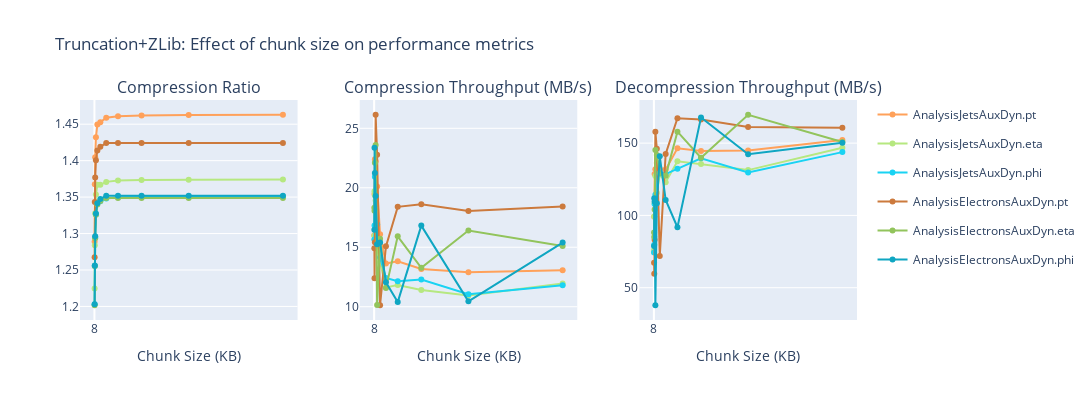
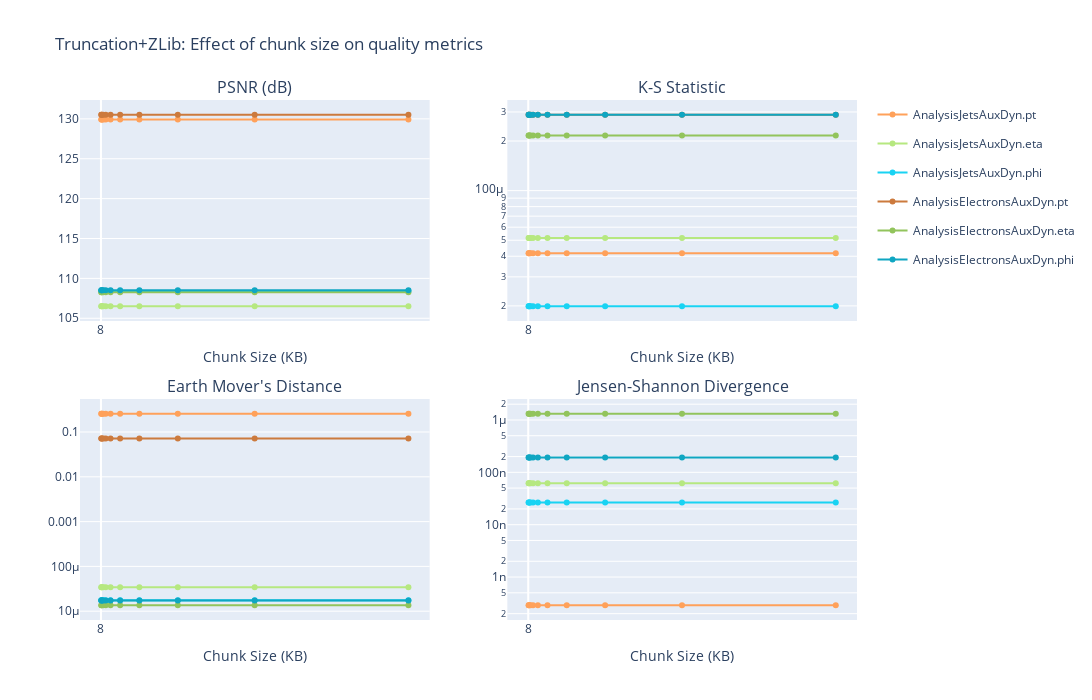

Source (notebook cell) for these figures, in order:
### Markdown cell above
# Visualization

### Code cell
import pandas as pd
import plotly.express as px
import plotly.graph_objects as go
from plotly.subplots import make_subplots

# Assuming df is already loaded

# Color mapping: group by variable type (.pt, .eta, .phi) with shades within each family
branches = df['config.branches'].unique()

# Color families for each variable type
color_families = {
    # Orange family (from #FFA15A)
    '.pt': ['#FFA15A', '#CC7A3D', '#FFB87D', '#994F1A'],
    # Purple family (from #AB63FA)
    # 'purple': ['#AB63FA', '#8344CC', '#C490FF', '#5C2299'],
    # Pink family (from #FF6692)
    # 'pink': ['#FF6692', '#CC4570', '#FF94B3', '#992244'],
    # Lime/yellow-green family (from #B6E880)
    '.eta': ['#B6E880', '#92C45C', '#CEFF9F', '#6B9933'],
    # Cyan family (from #19D3F3)
    '.phi': ['#19D3F3', '#0FA6C2', '#5DE3FF', '#067891'],
}

# Count how many branches per family to assign shades
family_counts = {key: 0 for key in color_families}
colors = {}
other_idx = 0

for branch in branches:
    assigned = False
    for suffix, palette in color_families.items():
        if suffix in branch:
            idx = family_counts[suffix]
            colors[branch] = palette[idx % len(palette)]
            family_counts[suffix] += 1
            assigned = True
            break
    # if not assigned:
    #     colors[branch] = fallback_colors[other_idx % len(fallback_colors)]
    #     other_idx += 1

# Ensure truncBits is numeric and get tick values
df['config.compressor_config.truncBits'] = pd.to_numeric(df['config.compressor_config.truncBits'])
tickvals = sorted(df['config.compressor_config.truncBits'].unique())

# =============================================================================
# Figure 1: System Metrics (ratio, compression/decompression throughput)
# =============================================================================
fig_system = make_subplots(
    rows=1, cols=3,
    subplot_titles=(
        'Compression Ratio',
        'Compression Throughput (MB/s)',
        'Decompression Throughput (MB/s)'
    ),
    horizontal_spacing=0.08
)

for branch in branches:
    branch_data = df[df['config.branches'] == branch].sort_values('config.compressor_config.truncBits')
    color = colors[branch]
    
    fig_system.add_trace(go.Scatter(
        x=branch_data['config.chunk_size'], 
        y=branch_data['results.compression_ratio'],
        mode='lines+markers',
        name=branch,
        legendgroup=branch,
        line=dict(color=color),
        marker=dict(color=color)
    ), row=1, col=1)
    
    fig_system.add_trace(go.Scatter(
        x=branch_data['config.chunk_size'], 
        y=branch_data['results.compression_throughput_mbps'],
        mode='lines+markers',
        name=branch,
        legendgroup=branch,
        showlegend=False,
        line=dict(color=color),
        marker=dict(color=color)
    ), row=1, col=2)
    
    fig_system.add_trace(go.Scatter(
        x=branch_data['config.chunk_size'], 
        y=branch_data['results.decompression_throughput_mbps'],
        mode='lines+markers',
        name=branch,
        legendgroup=branch,
        showlegend=False,
        line=dict(color=color),
        marker=dict(color=color)
    ), row=1, col=3)


# =============================================================================
# Figure 2: Quality Metrics (PSNR, K-S, EMD, JS divergence)
# =============================================================================
fig_quality = make_subplots(
    rows=2, cols=2,
    subplot_titles=(
        'PSNR (dB)',
        'K-S Statistic',
        'Earth Mover\'s Distance',
        'Jensen-Shannon Divergence'
    ),
    horizontal_spacing=0.1,
    vertical_spacing=0.15
)

for branch in branches:
    branch_data = df[df['config.branches'] == branch].sort_values('config.compressor_config.truncBits')
    color = colors[branch]
    
    fig_quality.add_trace(go.Scatter(
        x=branch_data['config.chunk_size'], 
        y=branch_data['results.psnr'],
        mode='lines+markers',
        name=branch,
        legendgroup=branch,
        line=dict(color=color),
        marker=dict(color=color)
    ), row=1, col=1)
    
    fig_quality.add_trace(go.Scatter(
        x=branch_data['config.chunk_size'], 
        y=branch_data['results.ks_statistic'],
        mode='lines+markers',
        name=branch,
        legendgroup=branch,
        showlegend=False,
        line=dict(color=color),
        marker=dict(color=color)
    ), row=1, col=2)
    
    fig_quality.add_trace(go.Scatter(
        x=branch_data['config.chunk_size'], 
        y=branch_data['results.earth_mover_distance'],
        mode='lines+markers',
        name=branch,
        legendgroup=branch,
        showlegend=False,
        line=dict(color=color),
        marker=dict(color=color)
    ), row=2, col=1)
    
    fig_quality.add_trace(go.Scatter(
        x=branch_data['config.chunk_size'], 
        y=branch_data['results.jensen_shannon_divergence'],
        mode='lines+markers',
        name=branch,
        legendgroup=branch,
        showlegend=False,
        line=dict(color=color),
        marker=dict(color=color)
    ), row=2, col=2)

# Update layouts and display

fig_system.update_xaxes(tickvals=tickvals, ticktext=tickvals, title_text='Chunk Size (KB)')
fig_system.update_layout(
    height=400,
    width=1600,
    title_text="Truncation+ZLib: Effect of chunk size on performance metrics",
)

fig_quality.update_xaxes(tickvals=tickvals, ticktext=tickvals, title_text='Chunk Size (KB)')
fig_quality.update_yaxes(type='log', row=1, col=2)  # K-S on log scale
fig_quality.update_yaxes(type='log', row=2, col=1)  # EMD on log scale
fig_quality.update_yaxes(type='log', row=2, col=2)  # JS Divergence on log scale
fig_quality.update_layout(
    height=700,
    width=1200,
    title_text="Truncation+ZLib: Effect of chunk size on quality metrics",
)

# Show both
fig_system.show()
fig_quality.show()

# Optionally save
# fig_system.write_html('truncation_system_metrics.html')
# fig_quality.write_html('truncation_quality_metrics.html')

### Figure 1 — Plotly figure (JSON) as saved in the notebook; plotly's stock layout.template omitted (floating-point values rounded to 4 significant figures)
{"data": [{"legendgroup": "AnalysisJetsAuxDyn.pt", "line": {"color": "#FFA15A"}, "marker": {"color": "#FFA15A"}, "mode": "lines+markers", "name": "AnalysisJetsAuxDyn.pt", "type": "scatter", "x": [1024, 2048, 4096, 8192, 16384, 32768, 65536, 131072, 262144, 524288, 1048576], "xaxis": "x", "y": [1.289, 1.368, 1.405, 1.432, 1.45, 1.453, 1.459, 1.461, 1.462, 1.463, 1.463], "yaxis": "y"}, {"legendgroup": "AnalysisJetsAuxDyn.pt", "line": {"color": "#FFA15A"}, "marker": {"color": "#FFA15A"}, "mode": "lines+markers", "name": "AnalysisJetsAuxDyn.pt", "showlegend": false, "type": "scatter", "x": [1024, 2048, 4096, 8192, 16384, 32768, 65536, 131072, 262144, 524288, 1048576], "xaxis": "x2", "y": [16.0, 19.47, 22.41, 22.24, 20.1, 16.1, 13.63, 13.83, 13.17, 12.89, 13.06], "yaxis": "y2"}, {"legendgroup": "AnalysisJetsAuxDyn.pt", "line": {"color": "#FFA15A"}, "marker": {"color": "#FFA15A"}, "mode": "lines+markers", "name": "AnalysisJetsAuxDyn.pt", "showlegend": false, "type": "scatter", "x": [1024, 2048, 4096, 8192, 16384, 32768, 65536, 131072, 262144, 524288, 1048576], "xaxis": "x3", "y": [74.76, 99.03, 128.7, 132.0, 136.3, 132.2, 131.7, 146.4, 144.6, 145.0, 152.2], "yaxis": "y3"}, {"legendgroup": "AnalysisJetsAuxDyn.eta", "line": {"color": "#B6E880"}, "marker": {"color": "#B6E880"}, "mode": "lines+markers", "name": "AnalysisJetsAuxDyn.eta", "type": "scatter", "x": [1024, 2048, 4096, 8192, 16384, 32768, 65536, 131072, 262144, 524288, 1048576], "xaxis": "x", "y": [1.225, 1.284, 1.328, 1.354, 1.367, 1.367, 1.371, 1.373, 1.374, 1.374, 1.374], "yaxis": "y"}, {"legendgroup": "AnalysisJetsAuxDyn.eta", "line": {"color": "#B6E880"}, "marker": {"color": "#B6E880"}, "mode": "lines+markers", "name": "AnalysisJetsAuxDyn.eta", "showlegend": false, "type": "scatter", "x": [1024, 2048, 4096, 8192, 16384, 32768, 65536, 131072, 262144, 524288, 1048576], "xaxis": "x2", "y": [15.96, 19.71, 19.34, 18.93, 14.86, 13.75, 11.63, 11.83, 11.42, 10.94, 11.96], "yaxis": "y2"}, {"legendgroup": "AnalysisJetsAuxDyn.eta", "line": {"color": "#B6E880"}, "marker": {"color": "#B6E880"}, "mode": "lines+markers", "name": "AnalysisJetsAuxDyn.eta", "showlegend": false, "type": "scatter", "x": [1024, 2048, 4096, 8192, 16384, 32768, 65536, 131072, 262144, 524288, 1048576], "xaxis": "x3", "y": [76.02, 99.27, 108.2, 127.2, 115.7, 128.3, 123.0, 137.5, 135.6, 131.3, 146.9], "yaxis": "y3"}, {"legendgroup": "AnalysisJetsAuxDyn.phi", "line": {"color": "#19D3F3"}, "marker": {"color": "#19D3F3"}, "mode": "lines+markers", "name": "AnalysisJetsAuxDyn.phi", "type": "scatter", "x": [1024, 2048, 4096, 8192, 16384, 32768, 65536, 131072, 262144, 524288, 1048576], "xaxis": "x", "y": [1.203, 1.256, 1.295, 1.326, 1.342, 1.344, 1.348, 1.35, 1.35, 1.351, 1.351], "yaxis": "y"}, {"legendgroup": "AnalysisJetsAuxDyn.phi", "line": {"color": "#19D3F3"}, "marker": {"color": "#19D3F3"}, "mode": "lines+markers", "name": "AnalysisJetsAuxDyn.phi", "showlegend": false, "type": "scatter", "x": [1024, 2048, 4096, 8192, 16384, 32768, 65536, 131072, 262144, 524288, 1048576], "xaxis": "x2", "y": [15.65, 16.83, 20.92, 18.27, 16.93, 14.13, 12.42, 12.14, 12.29, 11.05, 11.8], "yaxis": "y2"}, {"legendgroup": "AnalysisJetsAuxDyn.phi", "line": {"color": "#19D3F3"}, "marker": {"color": "#19D3F3"}, "mode": "lines+markers", "name": "AnalysisJetsAuxDyn.phi", "showlegend": false, "type": "scatter", "x": [1024, 2048, 4096, 8192, 16384, 32768, 65536, 131072, 262144, 524288, 1048576], "xaxis": "x3", "y": [74.41, 79.76, 107.8, 114.3, 128.9, 129.0, 128.6, 132.3, 139.5, 129.7, 143.8], "yaxis": "y3"}, {"legendgroup": "AnalysisElectronsAuxDyn.pt", "line": {"color": "#CC7A3D"}, "marker": {"color": "#CC7A3D"}, "mode": "lines+markers", "name": "AnalysisElectronsAuxDyn.pt", "type": "scatter", "x": [1024, 2048, 4096, 8192, 16384, 32768, 65536, 131072, 262144, 524288, 1048576], "xaxis": "x", "y": [1.267, 1.343, 1.377, 1.401, 1.414, 1.419, 1.424, 1.424, 1.424, 1.424, 1.424], "yaxis": "y"}, {"legendgroup": "AnalysisElectronsAuxDyn.pt", "line": {"color": "#CC7A3D"}, "marker": {"color": "#CC7A3D"}, "mode": "lines+markers", "name": "AnalysisElectronsAuxDyn.pt", "showlegend": false, "type": "scatter", "x": [1024, 2048, 4096, 8192, 16384, 32768, 65536, 131072, 262144, 524288, 1048576], "xaxis": "x2", "y": [14.91, 12.4, 15.42, 26.14, 22.79, 10.12, 15.07, 18.4, 18.61, 18.05, 18.43], "yaxis": "y2"}, {"legendgroup": "AnalysisElectronsAuxDyn.pt", "line": {"color": "#CC7A3D"}, "marker": {"color": "#CC7A3D"}, "mode": "lines+markers", "name": "AnalysisElectronsAuxDyn.pt", "showlegend": false, "type": "scatter", "x": [1024, 2048, 4096, 8192, 16384, 32768, 65536, 131072, 262144, 524288, 1048576], "xaxis": "x3", "y": [67.21, 59.59, 83.23, 157.9, 146.1, 71.9, 142.5, 167.2, 166.3, 161.1, 160.7], "yaxis": "y3"}, {"legendgroup": "AnalysisElectronsAuxDyn.eta", "line": {"color": "#92C45C"}, "marker": {"color": "#92C45C"}, "mode": "lines+markers", "name": "AnalysisElectronsAuxDyn.eta", "type": "scatter", "x": [1024, 2048, 4096, 8192, 16384, 32768, 65536, 131072, 262144, 524288, 1048576], "xaxis": "x", "y": [1.202, 1.256, 1.293, 1.326, 1.34, 1.345, 1.349, 1.349, 1.349, 1.349, 1.349], "yaxis": "y"}, {"legendgroup": "AnalysisElectronsAuxDyn.eta", "line": {"color": "#92C45C"}, "marker": {"color": "#92C45C"}, "mode": "lines+markers", "name": "AnalysisElectronsAuxDyn.eta", "showlegend": false, "type": "scatter", "x": [1024, 2048, 4096, 8192, 16384, 32768, 65536, 131072, 262144, 524288, 1048576], "xaxis": "x2", "y": [18.33, 18.07, 22.09, 23.6, 10.15, 15.71, 11.57, 15.92, 13.28, 16.41, 15.1], "yaxis": "y2"}, {"legendgroup": "AnalysisElectronsAuxDyn.eta", "line": {"color": "#92C45C"}, "marker": {"color": "#92C45C"}, "mode": "lines+markers", "name": "AnalysisElectronsAuxDyn.eta", "showlegend": false, "type": "scatter", "x": [1024, 2048, 4096, 8192, 16384, 32768, 65536, 131072, 262144, 524288, 1048576], "xaxis": "x3", "y": [88.21, 85.08, 104.1, 145.3, 141.7, 129.1, 127.4, 157.9, 139.9, 169.6, 150.7], "yaxis": "y3"}, {"legendgroup": "AnalysisElectronsAuxDyn.phi", "line": {"color": "#0FA6C2"}, "marker": {"color": "#0FA6C2"}, "mode": "lines+markers", "name": "AnalysisElectronsAuxDyn.phi", "type": "scatter", "x": [1024, 2048, 4096, 8192, 16384, 32768, 65536, 131072, 262144, 524288, 1048576], "xaxis": "x", "y": [1.203, 1.256, 1.296, 1.327, 1.342, 1.347, 1.352, 1.352, 1.352, 1.352, 1.352], "yaxis": "y"}, {"legendgroup": "AnalysisElectronsAuxDyn.phi", "line": {"color": "#0FA6C2"}, "marker": {"color": "#0FA6C2"}, "mode": "lines+markers", "name": "AnalysisElectronsAuxDyn.phi", "showlegend": false, "type": "scatter", "x": [1024, 2048, 4096, 8192, 16384, 32768, 65536, 131072, 262144, 524288, 1048576], "xaxis": "x2", "y": [16.48, 23.37, 21.25, 19.32, 15.25, 15.39, 12.05, 10.39, 16.82, 10.45, 15.39], "yaxis": "y2"}, {"legendgroup": "AnalysisElectronsAuxDyn.phi", "line": {"color": "#0FA6C2"}, "marker": {"color": "#0FA6C2"}, "mode": "lines+markers", "name": "AnalysisElectronsAuxDyn.phi", "showlegend": false, "type": "scatter", "x": [1024, 2048, 4096, 8192, 16384, 32768, 65536, 131072, 262144, 524288, 1048576], "xaxis": "x3", "y": [78.82, 111.8, 109.7, 37.86, 108.4, 140.9, 110.7, 91.82, 167.8, 142.3, 150.3], "yaxis": "y3"}], "layout": {"annotations": [{"font": {"size": 16}, "showarrow": false, "text": "Compression Ratio", "x": 0.14, "xanchor": "center", "xref": "paper", "y": 1, "yanchor": "bottom", "yref": "paper"}, {"font": {"size": 16}, "showarrow": false, "text": "Compression Throughput (MB/s)", "x": 0.5, "xanchor": "center", "xref": "paper", "y": 1, "yanchor": "bottom", "yref": "paper"}, {"font": {"size": 16}, "showarrow": false, "text": "Decompression Throughput (MB/s)", "x": 0.86, "xanchor": "center", "xref": "paper", "y": 1, "yanchor": "bottom", "yref": "paper"}], "height": 400, "title": {"text": "Truncation+ZLib: Effect of chunk size on performance metrics"}, "width": 1600, "xaxis": {"anchor": "y", "domain": [0, 0.28], "ticktext": [8], "tickvals": [8], "title": {"text": "Chunk Size (KB)"}}, "xaxis2": {"anchor": "y2", "domain": [0.36, 0.64], "ticktext": [8], "tickvals": [8], "title": {"text": "Chunk Size (KB)"}}, "xaxis3": {"anchor": "y3", "domain": [0.72, 1], "ticktext": [8], "tickvals": [8], "title": {"text": "Chunk Size (KB)"}}, "yaxis": {"anchor": "x", "domain": [0, 1]}, "yaxis2": {"anchor": "x2", "domain": [0, 1]}, "yaxis3": {"anchor": "x3", "domain": [0, 1]}}}

### Figure 2 — Plotly figure (JSON) as saved in the notebook; plotly's stock layout.template omitted (floating-point values rounded to 4 significant figures)
{"data": [{"legendgroup": "AnalysisJetsAuxDyn.pt", "line": {"color": "#FFA15A"}, "marker": {"color": "#FFA15A"}, "mode": "lines+markers", "name": "AnalysisJetsAuxDyn.pt", "type": "scatter", "x": [1024, 2048, 4096, 8192, 16384, 32768, 65536, 131072, 262144, 524288, 1048576], "xaxis": "x", "y": [129.9, 129.9, 129.9, 129.9, 129.9, 129.9, 129.9, 129.9, 129.9, 129.9, 129.9], "yaxis": "y"}, {"legendgroup": "AnalysisJetsAuxDyn.pt", "line": {"color": "#FFA15A"}, "marker": {"color": "#FFA15A"}, "mode": "lines+markers", "name": "AnalysisJetsAuxDyn.pt", "showlegend": false, "type": "scatter", "x": [1024, 2048, 4096, 8192, 16384, 32768, 65536, 131072, 262144, 524288, 1048576], "xaxis": "x2", "y": [4.172e-05, 4.172e-05, 4.172e-05, 4.172e-05, 4.172e-05, 4.172e-05, 4.172e-05, 4.172e-05, 4.172e-05, 4.172e-05, 4.172e-05], "yaxis": "y2"}, {"legendgroup": "AnalysisJetsAuxDyn.pt", "line": {"color": "#FFA15A"}, "marker": {"color": "#FFA15A"}, "mode": "lines+markers", "name": "AnalysisJetsAuxDyn.pt", "showlegend": false, "type": "scatter", "x": [1024, 2048, 4096, 8192, 16384, 32768, 65536, 131072, 262144, 524288, 1048576], "xaxis": "x3", "y": [0.2549, 0.2549, 0.2549, 0.2549, 0.2549, 0.2549, 0.2549, 0.2549, 0.2549, 0.2549, 0.2549], "yaxis": "y3"}, {"legendgroup": "AnalysisJetsAuxDyn.pt", "line": {"color": "#FFA15A"}, "marker": {"color": "#FFA15A"}, "mode": "lines+markers", "name": "AnalysisJetsAuxDyn.pt", "showlegend": false, "type": "scatter", "x": [1024, 2048, 4096, 8192, 16384, 32768, 65536, 131072, 262144, 524288, 1048576], "xaxis": "x4", "y": [2.901e-10, 2.901e-10, 2.901e-10, 2.901e-10, 2.901e-10, 2.901e-10, 2.901e-10, 2.901e-10, 2.901e-10, 2.901e-10, 2.901e-10], "yaxis": "y4"}, {"legendgroup": "AnalysisJetsAuxDyn.eta", "line": {"color": "#B6E880"}, "marker": {"color": "#B6E880"}, "mode": "lines+markers", "name": "AnalysisJetsAuxDyn.eta", "type": "scatter", "x": [1024, 2048, 4096, 8192, 16384, 32768, 65536, 131072, 262144, 524288, 1048576], "xaxis": "x", "y": [106.5, 106.5, 106.5, 106.5, 106.5, 106.5, 106.5, 106.5, 106.5, 106.5, 106.5], "yaxis": "y"}, {"legendgroup": "AnalysisJetsAuxDyn.eta", "line": {"color": "#B6E880"}, "marker": {"color": "#B6E880"}, "mode": "lines+markers", "name": "AnalysisJetsAuxDyn.eta", "showlegend": false, "type": "scatter", "x": [1024, 2048, 4096, 8192, 16384, 32768, 65536, 131072, 262144, 524288, 1048576], "xaxis": "x2", "y": [5.152e-05, 5.152e-05, 5.152e-05, 5.152e-05, 5.152e-05, 5.152e-05, 5.152e-05, 5.152e-05, 5.152e-05, 5.152e-05, 5.152e-05], "yaxis": "y2"}, {"legendgroup": "AnalysisJetsAuxDyn.eta", "line": {"color": "#B6E880"}, "marker": {"color": "#B6E880"}, "mode": "lines+markers", "name": "AnalysisJetsAuxDyn.eta", "showlegend": false, "type": "scatter", "x": [1024, 2048, 4096, 8192, 16384, 32768, 65536, 131072, 262144, 524288, 1048576], "xaxis": "x3", "y": [3.408e-05, 3.408e-05, 3.408e-05, 3.408e-05, 3.408e-05, 3.408e-05, 3.408e-05, 3.408e-05, 3.408e-05, 3.408e-05, 3.408e-05], "yaxis": "y3"}, {"legendgroup": "AnalysisJetsAuxDyn.eta", "line": {"color": "#B6E880"}, "marker": {"color": "#B6E880"}, "mode": "lines+markers", "name": "AnalysisJetsAuxDyn.eta", "showlegend": false, "type": "scatter", "x": [1024, 2048, 4096, 8192, 16384, 32768, 65536, 131072, 262144, 524288, 1048576], "xaxis": "x4", "y": [6.211e-08, 6.211e-08, 6.211e-08, 6.211e-08, 6.211e-08, 6.211e-08, 6.211e-08, 6.211e-08, 6.211e-08, 6.211e-08, 6.211e-08], "yaxis": "y4"}, {"legendgroup": "AnalysisJetsAuxDyn.phi", "line": {"color": "#19D3F3"}, "marker": {"color": "#19D3F3"}, "mode": "lines+markers", "name": "AnalysisJetsAuxDyn.phi", "type": "scatter", "x": [1024, 2048, 4096, 8192, 16384, 32768, 65536, 131072, 262144, 524288, 1048576], "xaxis": "x", "y": [108.4, 108.4, 108.4, 108.4, 108.4, 108.4, 108.4, 108.4, 108.4, 108.4, 108.4], "yaxis": "y"}, {"legendgroup": "AnalysisJetsAuxDyn.phi", "line": {"color": "#19D3F3"}, "marker": {"color": "#19D3F3"}, "mode": "lines+markers", "name": "AnalysisJetsAuxDyn.phi", "showlegend": false, "type": "scatter", "x": [1024, 2048, 4096, 8192, 16384, 32768, 65536, 131072, 262144, 524288, 1048576], "xaxis": "x2", "y": [1.991e-05, 1.991e-05, 1.991e-05, 1.991e-05, 1.991e-05, 1.991e-05, 1.991e-05, 1.991e-05, 1.991e-05, 1.991e-05, 1.991e-05], "yaxis": "y2"}, {"legendgroup": "AnalysisJetsAuxDyn.phi", "line": {"color": "#19D3F3"}, "marker": {"color": "#19D3F3"}, "mode": "lines+markers", "name": "AnalysisJetsAuxDyn.phi", "showlegend": false, "type": "scatter", "x": [1024, 2048, 4096, 8192, 16384, 32768, 65536, 131072, 262144, 524288, 1048576], "xaxis": "x3", "y": [1.758e-05, 1.758e-05, 1.758e-05, 1.758e-05, 1.758e-05, 1.758e-05, 1.758e-05, 1.758e-05, 1.758e-05, 1.758e-05, 1.758e-05], "yaxis": "y3"}, {"legendgroup": "AnalysisJetsAuxDyn.phi", "line": {"color": "#19D3F3"}, "marker": {"color": "#19D3F3"}, "mode": "lines+markers", "name": "AnalysisJetsAuxDyn.phi", "showlegend": false, "type": "scatter", "x": [1024, 2048, 4096, 8192, 16384, 32768, 65536, 131072, 262144, 524288, 1048576], "xaxis": "x4", "y": [2.657e-08, 2.657e-08, 2.657e-08, 2.657e-08, 2.657e-08, 2.657e-08, 2.657e-08, 2.657e-08, 2.657e-08, 2.657e-08, 2.657e-08], "yaxis": "y4"}, {"legendgroup": "AnalysisElectronsAuxDyn.pt", "line": {"color": "#CC7A3D"}, "marker": {"color": "#CC7A3D"}, "mode": "lines+markers", "name": "AnalysisElectronsAuxDyn.pt", "type": "scatter", "x": [1024, 2048, 4096, 8192, 16384, 32768, 65536, 131072, 262144, 524288, 1048576], "xaxis": "x", "y": [130.5, 130.5, 130.5, 130.5, 130.5, 130.5, 130.5, 130.5, 130.5, 130.5, 130.5], "yaxis": "y"}, {"legendgroup": "AnalysisElectronsAuxDyn.pt", "line": {"color": "#CC7A3D"}, "marker": {"color": "#CC7A3D"}, "mode": "lines+markers", "name": "AnalysisElectronsAuxDyn.pt", "showlegend": false, "type": "scatter", "x": [1024, 2048, 4096, 8192, 16384, 32768, 65536, 131072, 262144, 524288, 1048576], "xaxis": "x2", "y": [0.0002883, 0.0002883, 0.0002883, 0.0002883, 0.0002883, 0.0002883, 0.0002883, 0.0002883, 0.0002883, 0.0002883, 0.0002883], "yaxis": "y2"}, {"legendgroup": "AnalysisElectronsAuxDyn.pt", "line": {"color": "#CC7A3D"}, "marker": {"color": "#CC7A3D"}, "mode": "lines+markers", "name": "AnalysisElectronsAuxDyn.pt", "showlegend": false, "type": "scatter", "x": [1024, 2048, 4096, 8192, 16384, 32768, 65536, 131072, 262144, 524288, 1048576], "xaxis": "x3", "y": [0.07129, 0.07129, 0.07129, 0.07129, 0.07129, 0.07129, 0.07129, 0.07129, 0.07129, 0.07129, 0.07129], "yaxis": "y3"}, {"legendgroup": "AnalysisElectronsAuxDyn.pt", "line": {"color": "#CC7A3D"}, "marker": {"color": "#CC7A3D"}, "mode": "lines+markers", "name": "AnalysisElectronsAuxDyn.pt", "showlegend": false, "type": "scatter", "x": [1024, 2048, 4096, 8192, 16384, 32768, 65536, 131072, 262144, 524288, 1048576], "xaxis": "x4", "y": [0.0, 0.0, 0.0, 0.0, 0.0, 0.0, 0.0, 0.0, 0.0, 0.0, 0.0], "yaxis": "y4"}, {"legendgroup": "AnalysisElectronsAuxDyn.eta", "line": {"color": "#92C45C"}, "marker": {"color": "#92C45C"}, "mode": "lines+markers", "name": "AnalysisElectronsAuxDyn.eta", "type": "scatter", "x": [1024, 2048, 4096, 8192, 16384, 32768, 65536, 131072, 262144, 524288, 1048576], "xaxis": "x", "y": [108.3, 108.3, 108.3, 108.3, 108.3, 108.3, 108.3, 108.3, 108.3, 108.3, 108.3], "yaxis": "y"}, {"legendgroup": "AnalysisElectronsAuxDyn.eta", "line": {"color": "#92C45C"}, "marker": {"color": "#92C45C"}, "mode": "lines+markers", "name": "AnalysisElectronsAuxDyn.eta", "showlegend": false, "type": "scatter", "x": [1024, 2048, 4096, 8192, 16384, 32768, 65536, 131072, 262144, 524288, 1048576], "xaxis": "x2", "y": [0.0002162, 0.0002162, 0.0002162, 0.0002162, 0.0002162, 0.0002162, 0.0002162, 0.0002162, 0.0002162, 0.0002162, 0.0002162], "yaxis": "y2"}, {"legendgroup": "AnalysisElectronsAuxDyn.eta", "line": {"color": "#92C45C"}, "marker": {"color": "#92C45C"}, "mode": "lines+markers", "name": "AnalysisElectronsAuxDyn.eta", "showlegend": false, "type": "scatter", "x": [1024, 2048, 4096, 8192, 16384, 32768, 65536, 131072, 262144, 524288, 1048576], "xaxis": "x3", "y": [1.361e-05, 1.361e-05, 1.361e-05, 1.361e-05, 1.361e-05, 1.361e-05, 1.361e-05, 1.361e-05, 1.361e-05, 1.361e-05, 1.361e-05], "yaxis": "y3"}, {"legendgroup": "AnalysisElectronsAuxDyn.eta", "line": {"color": "#92C45C"}, "marker": {"color": "#92C45C"}, "mode": "lines+markers", "name": "AnalysisElectronsAuxDyn.eta", "showlegend": false, "type": "scatter", "x": [1024, 2048, 4096, 8192, 16384, 32768, 65536, 131072, 262144, 524288, 1048576], "xaxis": "x4", "y": [1.312e-06, 1.312e-06, 1.312e-06, 1.312e-06, 1.312e-06, 1.312e-06, 1.312e-06, 1.312e-06, 1.312e-06, 1.312e-06, 1.312e-06], "yaxis": "y4"}, {"legendgroup": "AnalysisElectronsAuxDyn.phi", "line": {"color": "#0FA6C2"}, "marker": {"color": "#0FA6C2"}, "mode": "lines+markers", "name": "AnalysisElectronsAuxDyn.phi", "type": "scatter", "x": [1024, 2048, 4096, 8192, 16384, 32768, 65536, 131072, 262144, 524288, 1048576], "xaxis": "x", "y": [108.5, 108.5, 108.5, 108.5, 108.5, 108.5, 108.5, 108.5, 108.5, 108.5, 108.5], "yaxis": "y"}, {"legendgroup": "AnalysisElectronsAuxDyn.phi", "line": {"color": "#0FA6C2"}, "marker": {"color": "#0FA6C2"}, "mode": "lines+markers", "name": "AnalysisElectronsAuxDyn.phi", "showlegend": false, "type": "scatter", "x": [1024, 2048, 4096, 8192, 16384, 32768, 65536, 131072, 262144, 524288, 1048576], "xaxis": "x2", "y": [0.0002883, 0.0002883, 0.0002883, 0.0002883, 0.0002883, 0.0002883, 0.0002883, 0.0002883, 0.0002883, 0.0002883, 0.0002883], "yaxis": "y2"}, {"legendgroup": "AnalysisElectronsAuxDyn.phi", "line": {"color": "#0FA6C2"}, "marker": {"color": "#0FA6C2"}, "mode": "lines+markers", "name": "AnalysisElectronsAuxDyn.phi", "showlegend": false, "type": "scatter", "x": [1024, 2048, 4096, 8192, 16384, 32768, 65536, 131072, 262144, 524288, 1048576], "xaxis": "x3", "y": [1.739e-05, 1.739e-05, 1.739e-05, 1.739e-05, 1.739e-05, 1.739e-05, 1.739e-05, 1.739e-05, 1.739e-05, 1.739e-05, 1.739e-05], "yaxis": "y3"}, {"legendgroup": "AnalysisElectronsAuxDyn.phi", "line": {"color": "#0FA6C2"}, "marker": {"color": "#0FA6C2"}, "mode": "lines+markers", "name": "AnalysisElectronsAuxDyn.phi", "showlegend": false, "type": "scatter", "x": [1024, 2048, 4096, 8192, 16384, 32768, 65536, 131072, 262144, 524288, 1048576], "xaxis": "x4", "y": [1.921e-07, 1.921e-07, 1.921e-07, 1.921e-07, 1.921e-07, 1.921e-07, 1.921e-07, 1.921e-07, 1.921e-07, 1.921e-07, 1.921e-07], "yaxis": "y4"}], "layout": {"annotations": [{"font": {"size": 16}, "showarrow": false, "text": "PSNR (dB)", "x": 0.225, "xanchor": "center", "xref": "paper", "y": 1, "yanchor": "bottom", "yref": "paper"}, {"font": {"size": 16}, "showarrow": false, "text": "K-S Statistic", "x": 0.775, "xanchor": "center", "xref": "paper", "y": 1, "yanchor": "bottom", "yref": "paper"}, {"font": {"size": 16}, "showarrow": false, "text": "Earth Mover's Distance", "x": 0.225, "xanchor": "center", "xref": "paper", "y": 0.425, "yanchor": "bottom", "yref": "paper"}, {"font": {"size": 16}, "showarrow": false, "text": "Jensen-Shannon Divergence", "x": 0.775, "xanchor": "center", "xref": "paper", "y": 0.425, "yanchor": "bottom", "yref": "paper"}], "height": 700, "title": {"text": "Truncation+ZLib: Effect of chunk size on quality metrics"}, "width": 1200, "xaxis": {"anchor": "y", "domain": [0, 0.45], "ticktext": [8], "tickvals": [8], "title": {"text": "Chunk Size (KB)"}}, "xaxis2": {"anchor": "y2", "domain": [0.55, 1], "ticktext": [8], "tickvals": [8], "title": {"text": "Chunk Size (KB)"}}, "xaxis3": {"anchor": "y3", "domain": [0, 0.45], "ticktext": [8], "tickvals": [8], "title": {"text": "Chunk Size (KB)"}}, "xaxis4": {"anchor": "y4", "domain": [0.55, 1], "ticktext": [8], "tickvals": [8], "title": {"text": "Chunk Size (KB)"}}, "yaxis": {"anchor": "x", "domain": [0.575, 1]}, "yaxis2": {"anchor": "x2", "domain": [0.575, 1], "type": "log"}, "yaxis3": {"anchor": "x3", "domain": [0, 0.425], "type": "log"}, "yaxis4": {"anchor": "x4", "domain": [0, 0.425], "type": "log"}}}
